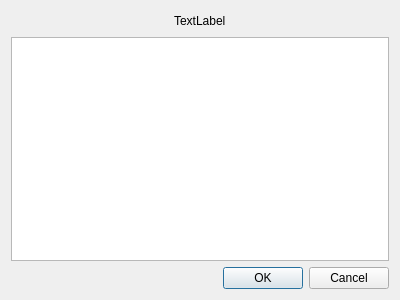
<?xml version="1.0" encoding="UTF-8"?>
<ui version="4.0">
 <class>ModelValuesViewer</class>
 <widget class="QDialog" name="ModelValuesViewer">
  <property name="geometry">
   <rect>
    <x>0</x>
    <y>0</y>
    <width>400</width>
    <height>300</height>
   </rect>
  </property>
  <property name="windowTitle">
   <string>Dialog</string>
  </property>
  <layout class="QVBoxLayout" name="verticalLayout">
   <item>
    <layout class="QHBoxLayout" name="horizontalLayout">
     <item>
      <spacer name="horizontalSpacer">
       <property name="orientation">
        <enum>Qt::Horizontal</enum>
       </property>
       <property name="sizeHint" stdset="0">
        <size>
         <width>40</width>
         <height>20</height>
        </size>
       </property>
      </spacer>
     </item>
     <item>
      <widget class="QLabel" name="label">
       <property name="text">
        <string>TextLabel</string>
       </property>
      </widget>
     </item>
     <item>
      <spacer name="horizontalSpacer_2">
       <property name="orientation">
        <enum>Qt::Horizontal</enum>
       </property>
       <property name="sizeHint" stdset="0">
        <size>
         <width>40</width>
         <height>20</height>
        </size>
       </property>
      </spacer>
     </item>
    </layout>
   </item>
   <item>
    <widget class="QTableView" name="dataTable">
     <property name="editTriggers">
      <set>QAbstractItemView::NoEditTriggers</set>
     </property>
    </widget>
   </item>
   <item>
    <widget class="QDialogButtonBox" name="buttonBox">
     <property name="orientation">
      <enum>Qt::Horizontal</enum>
     </property>
     <property name="standardButtons">
      <set>QDialogButtonBox::Cancel|QDialogButtonBox::Ok</set>
     </property>
    </widget>
   </item>
  </layout>
 </widget>
 <resources/>
 <connections>
  <connection>
   <sender>buttonBox</sender>
   <signal>accepted()</signal>
   <receiver>ModelValuesViewer</receiver>
   <slot>accept()</slot>
   <hints>
    <hint type="sourcelabel">
     <x>248</x>
     <y>254</y>
    </hint>
    <hint type="destinationlabel">
     <x>157</x>
     <y>274</y>
    </hint>
   </hints>
  </connection>
  <connection>
   <sender>buttonBox</sender>
   <signal>rejected()</signal>
   <receiver>ModelValuesViewer</receiver>
   <slot>reject()</slot>
   <hints>
    <hint type="sourcelabel">
     <x>316</x>
     <y>260</y>
    </hint>
    <hint type="destinationlabel">
     <x>286</x>
     <y>274</y>
    </hint>
   </hints>
  </connection>
 </connections>
</ui>
